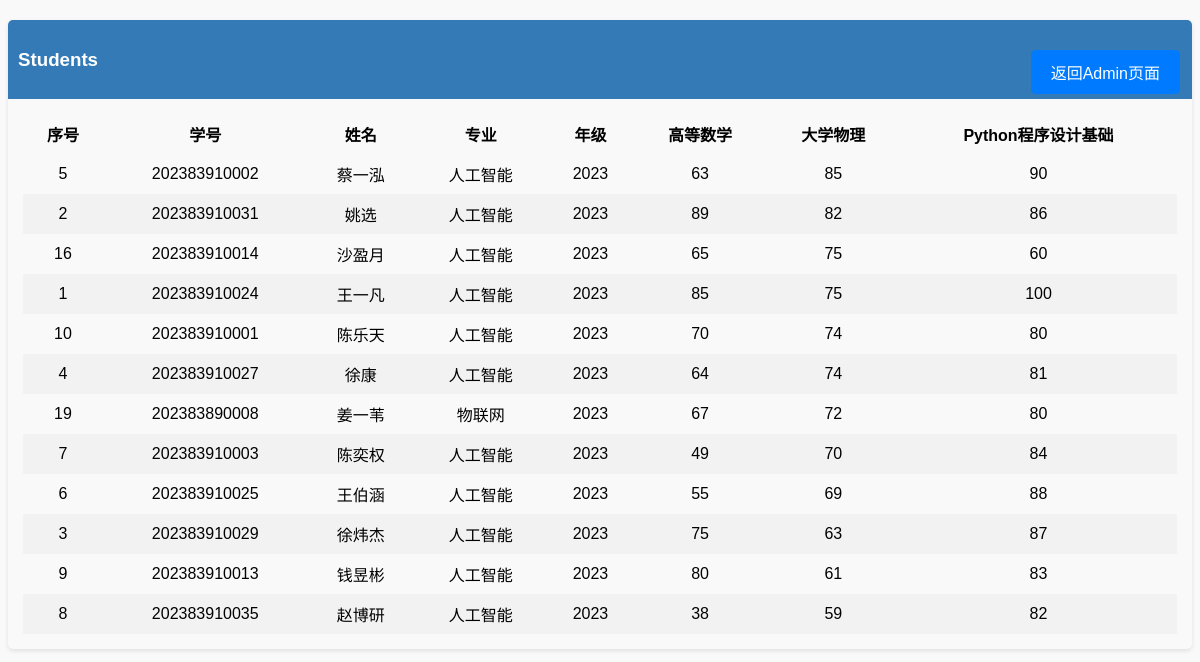
Page /sort/sort_physics on the committed database.
### tables this page shows
CREATE TABLE studentList (
序号 integer primary key autoincrement,
学号 integer ,
姓名 text,
专业 text,
年级 text,
高等数学 integer,
大学物理 integer,
Python程序设计基础 integer
);

### app.py (the view)
@app.route('/sort/sort_physics')
def sort_physics():
    db = 'test.db'
    conn = sqlite3.connect(db)
    cur = conn.cursor()
    sql = 'select * from studentList'
    cur.execute(sql)
    data = cur.fetchall()
    columns = ["序号", "学号", "姓名", "专业", "年级", "高等数学", "大学物理", "Python程序设计基础"]
    df = pd.DataFrame(data=data, columns=columns)
    df.sort_values(by="大学物理", ascending=False, inplace=True)
    data = df.values.tolist()
    return render_template('display.html',content = data)

### templates/display.html (shortened to what this page needs)
<!doctype html>
<html lang="en">
<head>
    <link rel="stylesheet" type="text/css" href="/static/display.css">
</head>
<body>
<div class="row">
    <div class="col-md-6 col-sm-12 col-xs-12">
        <div class="panel panel-default">
            <div class="panel-heading">
                <h3>Students</h3>
                <a href="http://127.0.0.1:5000/admin" class="btn fixed-button">返回Admin页面</a>
            </div>
            <div class="panel-body">
                <div class="table-responsive">
                    <table class="table table-striped table-bordered table-hover">
                        <thead>
                        <tr>
                            <th>序号</th>
                            <th>学号</th>
                            <th>姓名</th>
                            <th>专业</th>
                            <th>年级</th>
                            <th>高等数学</th>
                            <th>大学物理</th>
                            <th>Python程序设计基础</th>
                        </tr>
                        </thead>
                        <tbody>
                        {% for i in content %}
                            <tr>
                                {% for j in i %}
                                    <td>{{ j }}</td>
                                {% endfor %}
                            </tr>
                        {% endfor %}
                        </tbody>
                    </table>
                </div>
            </div>
        </div>
    </div>
</div>
</body>
</html>

### static/display.css (style rules this page uses)
body { font-family: Arial, sans-serif; background-color: #f9f9f9; position: relative; }
.panel { margin-top: 20px; border-radius: 5px; box-shadow: 0 2px 4px rgba(0, 0, 0, 0.1); }
.panel-heading { background-color: #337ab7; color: white; padding: 10px; border-top-left-radius: 5px; border-top-right-radius: 5px; }
.panel-body { padding: 15px; }
table { width: 100%; border-collapse: collapse; }
th, td { padding: 8px; text-align: center; }
tr:nth-child(even) { background-color: #f2f2f2; }
.btn { display: inline-block; padding: 10px 20px; background-color: #007bff; color: white; text-decoration: none; border-radius: 5px; transition: background-color 0.3s; position: fixed; top: 50px; right: 20px; }

### rows in the picture
studentList: i "5" "202383910002" "63" "85" "90", 姓名 "蔡一泓", 专业 "人工智能", 年级 "2023"
studentList: i "2" "202383910031" "89" "82" "86", 姓名 "姚选", 专业 "人工智能", 年级 "2023"
studentList: i "16" "202383910014" "65" "75" "60", 姓名 "沙盈月", 专业 "人工智能", 年级 "2023"
studentList: i "1" "202383910024" "85" "75" "100", 姓名 "王一凡", 专业 "人工智能", 年级 "2023"
studentList: i "10" "202383910001" "70" "74" "80", 姓名 "陈乐天", 专业 "人工智能", 年级 "2023"
studentList: i "4" "202383910027" "64" "74" "81", 姓名 "徐康", 专业 "人工智能", 年级 "2023"
studentList: i "19" "202383890008" "67" "72" "80", 姓名 "姜一苇", 专业 "物联网", 年级 "2023"
studentList: i "7" "202383910003" "49" "70" "84", 姓名 "陈奕权", 专业 "人工智能", 年级 "2023"
studentList: i "6" "202383910025" "55" "69" "88", 姓名 "王伯涵", 专业 "人工智能", 年级 "2023"
studentList: i "3" "202383910029" "75" "63" "87", 姓名 "徐炜杰", 专业 "人工智能", 年级 "2023"
studentList: i "9" "202383910013" "80" "61" "83", 姓名 "钱昱彬", 专业 "人工智能", 年级 "2023"
studentList: i "8" "202383910035" "38" "59" "82", 姓名 "赵博研", 专业 "人工智能", 年级 "2023"
